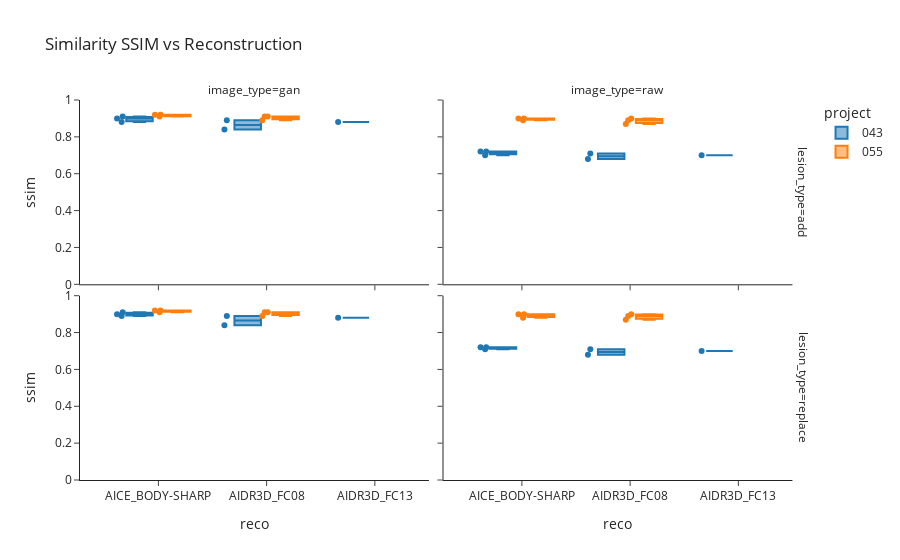

Here is the notebook cell this chart was saved with:
### Code cell
df.sort_values(by=["image_type", "reco", "dose"], inplace=True)
fig = px.box(df, x="reco", y="ssim", color="project", 
                 facet_col="image_type", facet_row="lesion_type", title="Similarity SSIM vs Reconstruction", template="simple_white", points="all", hover_data=["dose"], range_y=[0,1])

fig.show()
#fig.write_html(os.path.join(ploting_dir, "sim_ssim_vs_reco.html"))

### Figure 1 — Plotly figure (JSON) as saved in the notebook; plotly's stock layout.template omitted (floating-point values rounded to 4 significant figures)
{"data": [{"alignmentgroup": "True", "boxpoints": "all", "customdata": [["100"], ["300"], ["700"], ["100"], ["700"], ["300"]], "hovertemplate": "project=043<br>lesion_type=add<br>image_type=gan<br>reco=%{x}<br>ssim=%{y}<br>dose=%{customdata[0]}<extra></extra>", "legendgroup": "043", "marker": {"color": "#1F77B4"}, "name": "043", "notched": false, "offsetgroup": "043", "orientation": "v", "showlegend": true, "type": "box", "x": ["AICE_BODY-SHARP", "AICE_BODY-SHARP", "AICE_BODY-SHARP", "AIDR3D_FC08", "AIDR3D_FC08", "AIDR3D_FC13"], "x0": " ", "xaxis": "x3", "y": [0.88, 0.9, 0.91, 0.84, 0.89, 0.88], "y0": " ", "yaxis": "y3"}, {"alignmentgroup": "True", "boxpoints": "all", "customdata": [["100"], ["300"], ["700"], ["100"], ["700"], ["300"]], "hovertemplate": "project=043<br>lesion_type=add<br>image_type=raw<br>reco=%{x}<br>ssim=%{y}<br>dose=%{customdata[0]}<extra></extra>", "legendgroup": "043", "marker": {"color": "#1F77B4"}, "name": "043", "notched": false, "offsetgroup": "043", "orientation": "v", "showlegend": false, "type": "box", "x": ["AICE_BODY-SHARP", "AICE_BODY-SHARP", "AICE_BODY-SHARP", "AIDR3D_FC08", "AIDR3D_FC08", "AIDR3D_FC13"], "x0": " ", "xaxis": "x4", "y": [0.7, 0.72, 0.72, 0.68, 0.71, 0.7], "y0": " ", "yaxis": "y4"}, {"alignmentgroup": "True", "boxpoints": "all", "customdata": [["100"], ["300"], ["700"], ["100"], ["700"], ["300"]], "hovertemplate": "project=043<br>lesion_type=replace<br>image_type=gan<br>reco=%{x}<br>ssim=%{y}<br>dose=%{customdata[0]}<extra></extra>", "legendgroup": "043", "marker": {"color": "#1F77B4"}, "name": "043", "notched": false, "offsetgroup": "043", "orientation": "v", "showlegend": false, "type": "box", "x": ["AICE_BODY-SHARP", "AICE_BODY-SHARP", "AICE_BODY-SHARP", "AIDR3D_FC08", "AIDR3D_FC08", "AIDR3D_FC13"], "x0": " ", "xaxis": "x", "y": [0.89, 0.9, 0.91, 0.84, 0.89, 0.88], "y0": " ", "yaxis": "y"}, {"alignmentgroup": "True", "boxpoints": "all", "customdata": [["100"], ["300"], ["700"], ["100"], ["700"], ["300"]], "hovertemplate": "project=043<br>lesion_type=replace<br>image_type=raw<br>reco=%{x}<br>ssim=%{y}<br>dose=%{customdata[0]}<extra></extra>", "legendgroup": "043", "marker": {"color": "#1F77B4"}, "name": "043", "notched": false, "offsetgroup": "043", "orientation": "v", "showlegend": false, "type": "box", "x": ["AICE_BODY-SHARP", "AICE_BODY-SHARP", "AICE_BODY-SHARP", "AIDR3D_FC08", "AIDR3D_FC08", "AIDR3D_FC13"], "x0": " ", "xaxis": "x2", "y": [0.71, 0.72, 0.72, 0.68, 0.71, 0.7], "y0": " ", "yaxis": "y2"}, {"alignmentgroup": "True", "boxpoints": "all", "customdata": [["100"], ["300"], ["700"], ["100"], ["300"], ["700"]], "hovertemplate": "project=055<br>lesion_type=add<br>image_type=gan<br>reco=%{x}<br>ssim=%{y}<br>dose=%{customdata[0]}<extra></extra>", "legendgroup": "055", "marker": {"color": "#FF7F0E"}, "name": "055", "notched": false, "offsetgroup": "055", "orientation": "v", "showlegend": true, "type": "box", "x": ["AICE_BODY-SHARP", "AICE_BODY-SHARP", "AICE_BODY-SHARP", "AIDR3D_FC08", "AIDR3D_FC08", "AIDR3D_FC08"], "x0": " ", "xaxis": "x3", "y": [0.91, 0.92, 0.92, 0.89, 0.91, 0.91], "y0": " ", "yaxis": "y3"}, {"alignmentgroup": "True", "boxpoints": "all", "customdata": [["100"], ["300"], ["700"], ["100"], ["300"], ["700"]], "hovertemplate": "project=055<br>lesion_type=add<br>image_type=raw<br>reco=%{x}<br>ssim=%{y}<br>dose=%{customdata[0]}<extra></extra>", "legendgroup": "055", "marker": {"color": "#FF7F0E"}, "name": "055", "notched": false, "offsetgroup": "055", "orientation": "v", "showlegend": false, "type": "box", "x": ["AICE_BODY-SHARP", "AICE_BODY-SHARP", "AICE_BODY-SHARP", "AIDR3D_FC08", "AIDR3D_FC08", "AIDR3D_FC08"], "x0": " ", "xaxis": "x4", "y": [0.89, 0.9, 0.9, 0.87, 0.89, 0.9], "y0": " ", "yaxis": "y4"}, {"alignmentgroup": "True", "boxpoints": "all", "customdata": [["100"], ["300"], ["700"], ["100"], ["300"], ["700"]], "hovertemplate": "project=055<br>lesion_type=replace<br>image_type=gan<br>reco=%{x}<br>ssim=%{y}<br>dose=%{customdata[0]}<extra></extra>", "legendgroup": "055", "marker": {"color": "#FF7F0E"}, "name": "055", "notched": false, "offsetgroup": "055", "orientation": "v", "showlegend": false, "type": "box", "x": ["AICE_BODY-SHARP", "AICE_BODY-SHARP", "AICE_BODY-SHARP", "AIDR3D_FC08", "AIDR3D_FC08", "AIDR3D_FC08"], "x0": " ", "xaxis": "x", "y": [0.91, 0.92, 0.92, 0.89, 0.91, 0.91], "y0": " ", "yaxis": "y"}, {"alignmentgroup": "True", "boxpoints": "all", "customdata": [["100"], ["300"], ["700"], ["100"], ["300"], ["700"]], "hovertemplate": "project=055<br>lesion_type=replace<br>image_type=raw<br>reco=%{x}<br>ssim=%{y}<br>dose=%{customdata[0]}<extra></extra>", "legendgroup": "055", "marker": {"color": "#FF7F0E"}, "name": "055", "notched": false, "offsetgroup": "055", "orientation": "v", "showlegend": false, "type": "box", "x": ["AICE_BODY-SHARP", "AICE_BODY-SHARP", "AICE_BODY-SHARP", "AIDR3D_FC08", "AIDR3D_FC08", "AIDR3D_FC08"], "x0": " ", "xaxis": "x2", "y": [0.88, 0.9, 0.9, 0.87, 0.89, 0.9], "y0": " ", "yaxis": "y2"}], "layout": {"annotations": [{"font": {}, "showarrow": false, "text": "image_type=gan", "x": 0.24, "xanchor": "center", "xref": "paper", "y": 1, "yanchor": "bottom", "yref": "paper"}, {"font": {}, "showarrow": false, "text": "image_type=raw", "x": 0.74, "xanchor": "center", "xref": "paper", "y": 1, "yanchor": "bottom", "yref": "paper"}, {"font": {}, "showarrow": false, "text": "lesion_type=replace", "textangle": 90, "x": 0.98, "xanchor": "left", "xref": "paper", "y": 0.2425, "yanchor": "middle", "yref": "paper"}, {"font": {}, "showarrow": false, "text": "lesion_type=add", "textangle": 90, "x": 0.98, "xanchor": "left", "xref": "paper", "y": 0.7575, "yanchor": "middle", "yref": "paper"}], "boxmode": "group", "legend": {"title": {"text": "project"}, "tracegroupgap": 0}, "title": {"text": "Similarity SSIM vs Reconstruction"}, "xaxis": {"anchor": "y", "domain": [0, 0.48], "title": {"text": "reco"}}, "xaxis2": {"anchor": "y2", "domain": [0.5, 0.98], "matches": "x", "title": {"text": "reco"}}, "xaxis3": {"anchor": "y3", "domain": [0, 0.48], "matches": "x", "showticklabels": false}, "xaxis4": {"anchor": "y4", "domain": [0.5, 0.98], "matches": "x", "showticklabels": false}, "yaxis": {"anchor": "x", "domain": [0, 0.485], "range": [0, 1], "title": {"text": "ssim"}}, "yaxis2": {"anchor": "x2", "domain": [0, 0.485], "matches": "y", "showticklabels": false}, "yaxis3": {"anchor": "x3", "domain": [0.515, 1], "matches": "y", "range": [0, 1], "title": {"text": "ssim"}}, "yaxis4": {"anchor": "x4", "domain": [0.515, 1], "matches": "y", "showticklabels": false}}}
